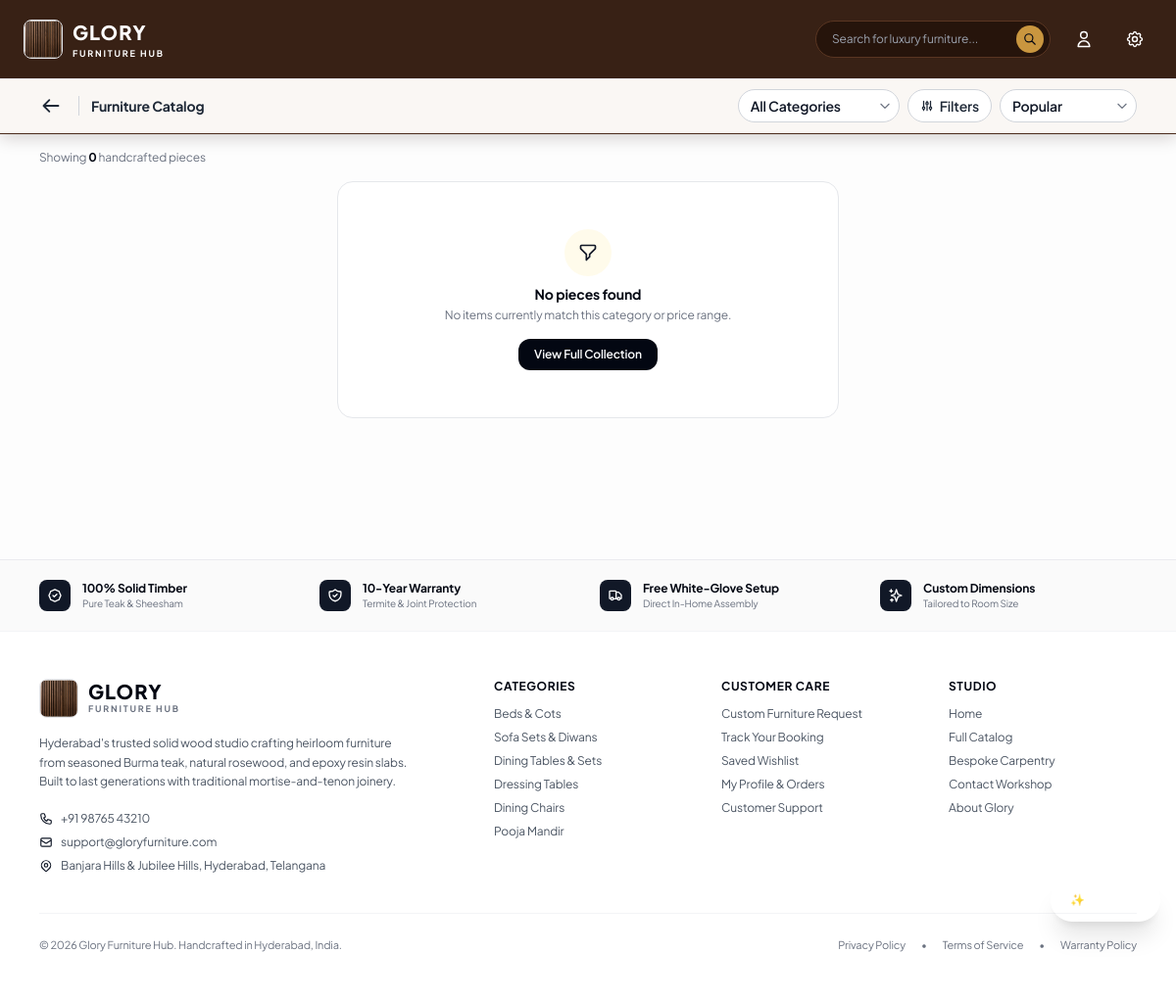
/catalog/ (signed in), run on an earlier commit of the app's database.
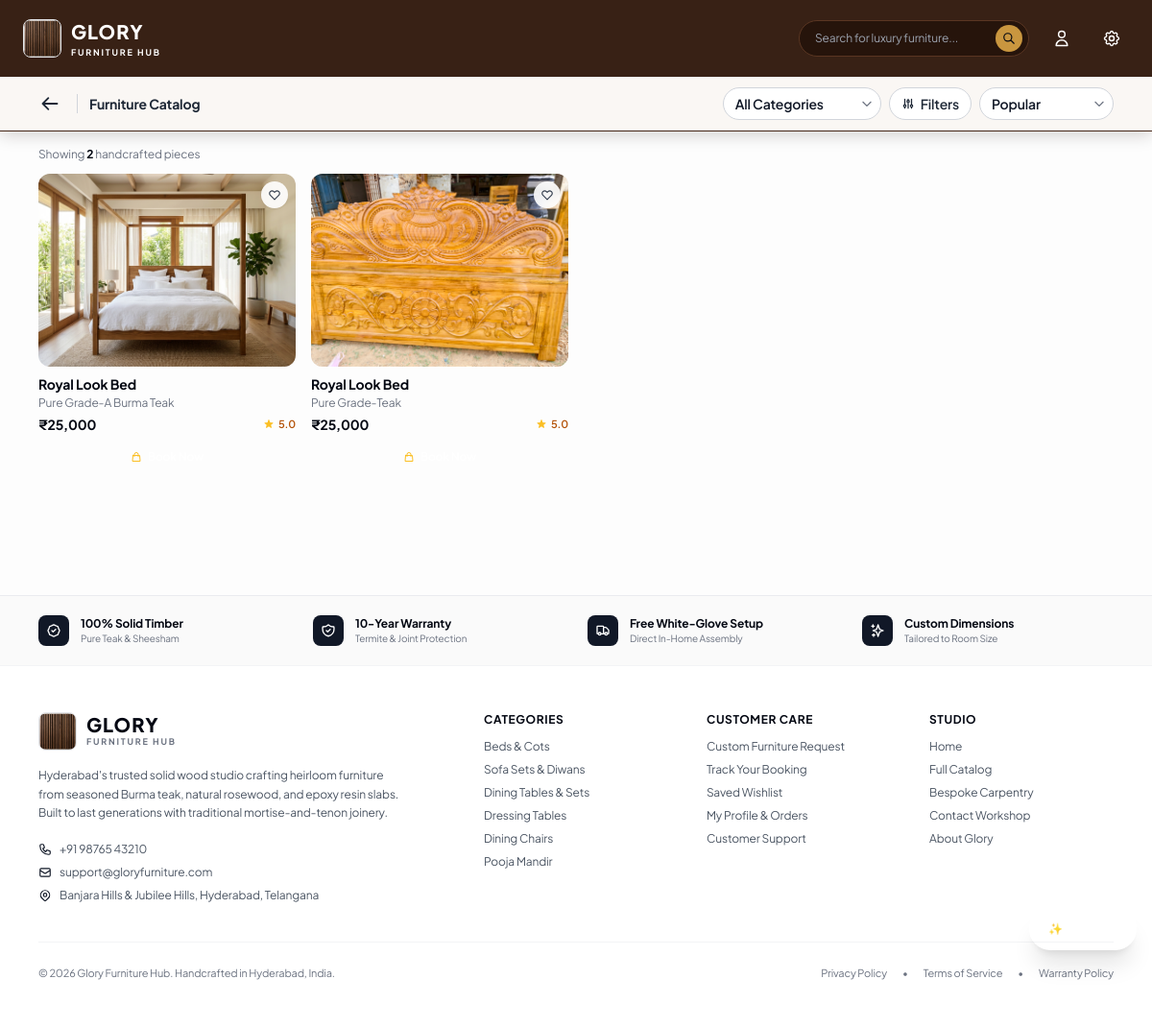
And on a later commit of the database.
### apps/store/models.py (models this page shows, shortened)
class Product(models.Model):
    STYLE_CHOICES = [
        ('Classic', 'Classic'),
        ('Modern Minimalist', 'Modern Minimalist'),
        ('Rustic', 'Rustic'),
        ('Traditional', 'Traditional'),
    ]
    name = models.CharField(max_length=250)
    slug = models.SlugField(max_length=250, unique=True, blank=True)
    category = models.ForeignKey(Category, on_delete=models.CASCADE, related_name='products')
    price = models.DecimalField(max_digits=12, decimal_places=2)
    in_stock = models.BooleanField(default=True)
    rating = models.DecimalField(max_digits=3, decimal_places=1, default=5.0)
    review_count = models.PositiveIntegerField(default=1)
    material = models.CharField(max_length=250, default='Solid Teak Wood')
    style = models.CharField(max_length=50, choices=STYLE_CHOICES, default='Classic')
    dimensions = models.CharField(max_length=250, default='Standard')
    lead_time = models.CharField(max_length=120, default='5 - 7 Days Delivery')
    description = models.TextField(blank=True)
    finishes = models.JSONField(default=list, blank=True)
    size_variants = models.JSONField(default=list, blank=True)
    primary_image = models.CharField(max_length=500, default='')
    secondary_images = models.JSONField(default=list, blank=True)
    featured = models.BooleanField(default=False)
    new_arrival = models.BooleanField(default=False)
    created_at = models.DateTimeField(auto_now_add=True)
    class Meta:
        ordering = ['-featured', '-created_at']
    @property
    def formatted_price(self):
        val = int(self.price)
        s = str(val)
        if len(s) <= 3:
            return f"₹{s}"
        last3 = s[-3:]
        remaining = s[:-3]
        groups = []
        while len(remaining) > 2:
            groups.insert(0, remaining[-2:])
            remaining = remaining[:-2]
        if remaining:
            groups.insert(0, remaining)
        return f"₹{','.join(groups)},{last3}"

### apps/store/views.py (the view, shortened to what this page needs)
# urls.py: path('catalog/', views.catalog_view, name='catalog'),
def catalog_view(request):
    category_param = request.GET.get('category', 'All').strip()
    style_param = request.GET.get('style', 'All').strip()
    search_query = request.GET.get('search', '').strip()
    sort_by = request.GET.get('sort', 'popular').strip()
    max_price_param = request.GET.get('max_price')
    in_stock_only = request.GET.get('in_stock', 'false').lower() == 'true'
    products = Product.objects.all()
    if style_param and style_param != 'All':
        products = products.filter(style__iexact=style_param)
    max_price_val = 250000
    if in_stock_only:
        products = products.filter(in_stock=True)
    if sort_by in ['price_asc', 'price-low']:
        products = products.order_by('price')
    elif sort_by in ['price_desc', 'price-high']:
        products = products.order_by('-price')
    elif sort_by == 'rating':
        products = products.order_by('-rating')
    else: # popular / featured
        products = products.order_by('-featured', '-rating')
    categories = Category.objects.all().order_by('order', 'name')
    styles = ['All', 'Classic', 'Modern Minimalist', 'Rustic', 'Traditional']
    context = {
        'products': products,
        'categories': categories,
        'styles': styles,
        'selected_category': category_param,
        'selected_style': style_param,
        'search_query': search_query,
        'sort_by': sort_by,
        'max_price': max_price_val,
        'in_stock_only': in_stock_only,
        'total_count': products.count(),
        'page_title': 'Furniture Catalog',
    }
    return render(request, 'store/catalog.html', context)

### templates/store/catalog.html (shortened to what this page needs)
{% extends 'base.html' %}
{% load static %}
{% block back_bar %}
<div class="w-full bg-[#FAF7F4] border-t border-b border-gray-200/80 px-4 sm:px-6 lg:px-10 py-2 sm:py-2.5 flex items-center justify-between shadow-2xs relative z-20 font-sans">
  <div class="flex items-center gap-3 flex-shrink-0">
    <button onclick="window.history.length > 1 ? window.history.back() : window.location.href='{% url 'home' %}';" class="p-1.5 -ml-1 rounded-full hover:bg-gray-200 text-gray-800 hover:text-gray-950 transition-colors active-tap flex items-center justify-center flex-shrink-0 cursor-pointer" aria-label="Go back" title="Go back">
      <svg class="w-5 h-5 stroke-[2.2]" fill="none" stroke="currentColor" viewBox="0 0 24 24"><path stroke-linecap="round" stroke-linejoin="round" stroke-width="2.2" d="M10 19l-7-7m0 0l7-7m-7 7h18"/></svg>
    </button>
    <span class="text-xs sm:text-sm font-bold text-gray-800 border-l border-gray-300 pl-3 leading-none">
      Furniture Catalog
    </span>
  </div>
  <div class="flex items-center gap-1.5 sm:gap-2 flex-shrink-0">
    <div class="relative">
      <select
        id="catalog-category-select"
        onchange="applyFilter('category', this.value)"
        class="appearance-none bg-white border border-gray-300 hover:border-gray-400 text-gray-900 text-xs sm:text-sm font-semibold rounded-full pl-3 pr-7 py-1.5 focus:outline-none focus:ring-2 focus:ring-gray-950 shadow-2xs cursor-pointer max-w-[125px] sm:max-w-[165px] truncate"
        aria-label="Filter by Category"
      >
        <option value="All" {% if selected_category == 'All' %}selected{% endif %}>All Categories</option>
      </select>
    </div>
    <div class="relative" id="filter-popover-container">
      <button
        type="button"
        onclick="toggleFilterPopover()"
        id="filter-popover-btn"
        class="inline-flex items-center gap-1.5 px-2.5 sm:px-3 py-1.5 rounded-full border text-xs sm:text-sm font-semibold transition-all cursor-pointer active-tap {% if selected_style != 'All' or max_price < 250000 or in_stock_only %}bg-gray-950 text-white border-gray-950 shadow-xs{% else %}bg-white hover:bg-gray-50 text-gray-800 border-gray-300 shadow-2xs{% endif %}"
        aria-label="Filter products"
      >
        <svg class="w-3.5 h-3.5 stroke-[2.2]" fill="none" stroke="currentColor" viewBox="0 0 24 24"><path stroke-linecap="round" stroke-linejoin="round" stroke-width="2.2" d="M12 6V4m0 2a2 2 0 100 4m0-4a2 2 0 110 4m-6 8a2 2 0 100-4m0 4a2 2 0 110-4m0 4v2m0-6V4m6 6v10m6-2a2 2 0 100-4m0 4a2 2 0 110-4m0 4v2m0-6V4"/></svg>
        <span>Filters</span>
      </button>
    </div>
    <div class="relative">
      <select
        id="catalog-sort-select"
        onchange="applyFilter('sort', this.value)"
        class="appearance-none bg-white border border-gray-300 hover:border-gray-400 text-gray-900 text-xs sm:text-sm font-semibold rounded-full pl-3 pr-7 py-1.5 focus:outline-none focus:ring-2 focus:ring-gray-950 shadow-2xs cursor-pointer max-w-[105px] sm:max-w-[140px]"
        aria-label="Sort products"
      >
        <option value="popular" {% if sort_by == 'popular' %}selected{% endif %}>Popular</option>
      </select>
    </div>
  </div>
</div>
{% endblock %}
{% block content %}
<div class="w-full px-4 sm:px-6 lg:px-10 pt-4 pb-16 font-sans">
  <div class="mb-3 flex items-center justify-between text-xs text-gray-500">
    <div>
      Showing <strong class="text-gray-950 font-bold">{{ total_count }}</strong> handcrafted pieces {% if selected_category and selected_category != 'All' %}in {{ selected_category }}{% endif %}
    </div>
  </div>
  {% if products %}
  <div class="grid grid-cols-2 sm:grid-cols-3 md:grid-cols-4 lg:grid-cols-4 xl:grid-cols-5 gap-3 sm:gap-4">
    {% for product in products %}
    <div
      onclick="window.location.href='{% url 'product_detail' pk=product.pk %}';"
      class="bg-transparent cursor-pointer group flex flex-col justify-between"
    >
      <div>
        <div class="relative aspect-[4/3] rounded-xl overflow-hidden bg-[#F2ECE4] mb-2 shadow-2xs">
          <img
            src="{{ product.primary_image }}"
            alt="{{ product.name }}"
            loading="lazy"
            class="w-full h-full object-cover group-hover:scale-105 transition-transform duration-500"
          />
          <button
            data-wishlist-id="{{ product.id }}"
            onclick="event.stopPropagation(); toggleWishlist({{ product.id }});"
            class="absolute top-2 right-2 w-7 h-7 rounded-full bg-white/90 backdrop-blur-sm flex items-center justify-center text-gray-800 shadow-sm active-tap hover:bg-white transition-all cursor-pointer"
            title="Save to Wishlist"
          >
            <svg class="w-3.5 h-3.5 {% if product.id in WISHLIST_IDS %}fill-red-600 text-red-600{% else %}text-gray-700 fill-none{% endif %}" fill="none" stroke="currentColor" viewBox="0 0 24 24"><path stroke-linecap="round" stroke-linejoin="round" stroke-width="2" d="M4.318 6.318a4.5 4.5 0 000 6.364L12 20.364l7.682-7.682a4.5 4.5 0 00-6.364-6.364L12 7.636l-1.318-1.318a4.5 4.5 0 00-6.364 0z"/></svg>
          </button>
        </div>
        <h4 class="font-sans font-bold text-xs sm:text-sm text-gray-950 line-clamp-1 group-hover:text-[#5C3D2E] transition-colors">
          {{ product.name }}
        </h4>
        <p class="text-[10px] sm:text-xs text-gray-500 line-clamp-1 mt-0.5">{{ product.material }}</p>
        <div class="flex items-center justify-between mt-1 mb-2">
          <span class="font-sans font-bold text-xs sm:text-sm text-gray-950">{{ product.formatted_price }}</span>
          <div class="flex items-center gap-1 text-[11px] text-amber-700 font-semibold">
            <span>{{ product.rating }}</span>
          </div>
        </div>
      </div>
      <button
        onclick="event.stopPropagation(); window.location.href='{% url 'booking_summary' %}?product={{ product.id }}';"
        class="w-full py-1.5 sm:py-2 bg-[#1E140F] hover:bg-black text-white text-[11px] sm:text-xs font-semibold rounded-lg active-tap flex items-center justify-center gap-1.5 shadow-2xs transition-all cursor-pointer"
      >
        <svg class="w-3 h-3 text-amber-400" fill="none" stroke="currentColor" viewBox="0 0 24 24"><path stroke-linecap="round" stroke-linejoin="round" stroke-width="2" d="M16 11V7a4 4 0 00-8 0v4M5 9h14l1 12H4L5 9z"/></svg>
        <span>Book Now</span>
      </button>
    </div>
    {% endfor %}
  </div>
  {% else %}
  <div class="py-12 text-center px-4 bg-white rounded-2xl border border-gray-200 shadow-2xs my-4 max-w-lg mx-auto font-sans">
    <div class="w-12 h-12 rounded-full bg-amber-50 flex items-center justify-center mx-auto mb-2 text-[#5C3D2E]">
      <svg class="w-5 h-5" fill="none" stroke="currentColor" viewBox="0 0 24 24"><path stroke-linecap="round" stroke-linejoin="round" stroke-width="2" d="M3 4a1 1 0 011-1h16a1 1 0 011 1v2.586a1 1 0 01-.293.707l-6.414 6.414a1 1 0 00-.293.707V17l-4 4v-6.586a1 1 0 00-.293-.707L3.293 7.293A1 1 0 013 6.586V4z"/></svg>
    </div>
    <h4 class="font-sans font-bold text-sm text-gray-950 mb-1">No pieces found</h4>
    <p class="text-xs text-gray-500 mb-4">No items currently match this category or price range.</p>
    <a
      href="{% url 'catalog' %}"
      class="inline-flex items-center justify-center px-4 py-2 rounded-xl bg-gray-950 hover:bg-black text-white text-xs font-semibold transition-colors"
    >
      View Full Collection
    </a>
  </div>
  {% endif %}
</div>
{% endblock %}

What changed in the data, as far as the page shows it:
added Product: primary_image (picture), name "Royal Look Bed", material "Pure Grade-A Burma Teak", formatted_price "₹25,000", rating "5.0"
added Product: primary_image (picture), name "Royal Look Bed", material "Pure Grade-Teak", formatted_price "₹25,000", rating "5.0"
Also different on the page:
{{ total_count }}: "0" → "2"
text no longer shown: "No pieces found No items currently match this category or price range. View Full Collection"
